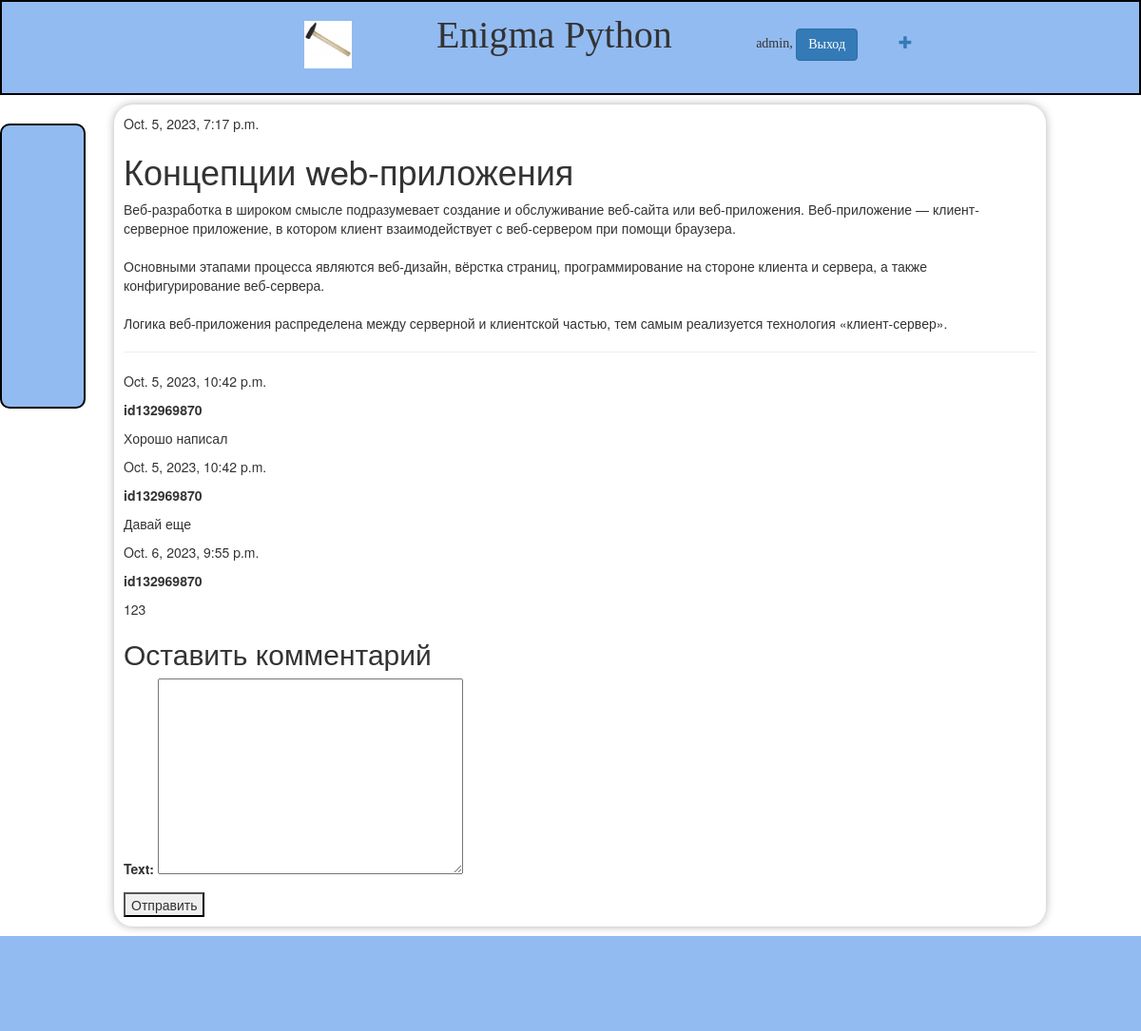
/post/6/ (signed in), run on the app's committed database.
### coolsite/models.py (models this page shows, shortened)
class Post(models.Model):
    AUTHOR_CHOICES = (
        ('ML', 'Machine Learning'),
        ('Web', 'Web Development'),
        ('Syntax', 'Programming Syntax'),
        ('Book', 'Book Reviews'),
    )
    author = models.ForeignKey(settings.AUTH_USER_MODEL, on_delete=models.CASCADE)
    choice = models.CharField(max_length=10, choices=AUTHOR_CHOICES, default='Syntax')
    title = models.CharField(max_length=200)
    text = models.TextField()
    img = models.ImageField(upload_to='images/', default='default_image.jpg')
    created_date = models.DateTimeField(default=timezone.now)
    published_date = models.DateTimeField(blank=True, null=True)

class Comment(models.Model):
    post = models.ForeignKey('Post', on_delete=models.CASCADE, related_name='comments')
    author = models.ForeignKey(settings.AUTH_USER_MODEL, on_delete=models.CASCADE)
    text = models.TextField()
    created_date = models.DateTimeField(default=timezone.now)

### coolsite/views.py (the view, shortened to what this page needs)
# urls.py: path('post/<int:pk>/', views.post_detail, name='post_detail'),
def post_detail(request, pk):
    post = get_object_or_404(Post, pk=pk)
    comments = Comment.objects.filter(post=post)
    form = CommentForm()
    return render(request, 'blog/post_detail.html', {'post': post, 'comments': comments, 'form': form})

### coolsite/forms.py
class CommentForm(forms.ModelForm):
    class Meta:
        model = Comment
        fields = ('text', )

### coolsite/templates/blog/post_detail.html (shortened to what this page needs)
{% extends "base.html" %}
{% block content %}
    <div class="post">
        {% if post.published_date %}
            <div class="date">
                {{ post.published_date }}
            </div>
        {% endif %}
        <h1>{{ post.title }}</h1>
        <p>{{ post.text|linebreaksbr }}</p>
    </div>
    <hr>
    {% for comment in post.comments.all %}
        <div>
            <p>{{ comment.created_date }}</p>
            <strong>{{ comment.author }}</strong>
            <p>{{ comment.text|linebreaks }}</p>
        </div>
    {% empty %}
        <p>Нет коментариев</p>
    {% endfor %}
    {% if user.is_authenticated %}
    <h2>Оставить комментарий</h2>
    <form method="post">
        {{ form.as_p }}
        <button type="submit">Отправить</button>
    </form>
    {% else %}
    <h2>Авторизируйся и оставь коментарий</h2>
    {% endif %}
{% endblock %}

### coolsite/templates/blog/menu.html (shortened to what this page needs)
{% load static %}
<div class="menu">
    <nav>
      <ul>
          <li><a href={% url 'home' %} class="logo">
            <img src="{% static 'img/icon.png' %}" alt="Логотип">
            </a></li>
          <li class="logo-txt">Enigma Python</li>
          {% if user.is_authenticated %}
          <li>{{ user.username }}, <a href="{% url 'account_logout' %}" class="btn btn-primary" > Выход </a> </li>
          <a href="{% url 'post_new' %}" class="top-menu"><span class="glyphicon glyphicon-plus"></span></a>
          {% else %}
          <li><a href="{% url 'account_login' %}" class="btn btn-primary" >Вход </a>
              <a href="{% url 'account_signup' %}" class="btn btn-primary" > Регистрация</a>
          {% endif %}
      </ul>
    </nav>
</div>
<div class="menu-left">
</div>

### coolsite/static/css/coolsite.css (style rules this page uses)
body { height: 100%; margin: 0; }

### coolsite/static/css/menu.css (style rules this page uses)
.menu { background-color: #92bbf1; width: 100%; height: 100px; font-family: 'Lobster'; display: flex; align-items: center; justify-content: center; border: 2px solid black; }
.menu nav { text-align: center; }
.menu nav ul { list-style-type: none; }
.menu nav li { margin-right: 40px; display: inline; margin-left: 40px; margin-top: 20px; }
.menu nav a { text-decoration: none; }
.logo { display: inline-block; margin-bottom: 10px; }
.logo img { max-width: 50px; height: 50px; }
.logo-txt { font-size: 40px; border-radius: 4px; padding: 5px; }
.menu-left { padding: 5px; background-color: #92bbf1; margin-top: 30px; width: 90px; height: 300px; position: fixed; border: 2px solid black; border-radius: 10px; }

### data on the page
Post: published_date "Oct. 5, 2023, 7:17 p.m.", title "Концепции web-приложения", text "Веб-разработка в широком смысле подразумевает создание и обслуживание веб-сайта или веб-приложения. Веб-приложение — клиент-серверное приложение, в котором клиент взаимодействует с веб-сервером при помощи браузера. Основными этапами процесса являются веб-дизайн, вёрстка страниц, программирование на стороне клиента и сервера, а также конфигурирование веб-сервера. Логика веб-приложения распределена между серверной и клиентской частью, тем самым реализуется технология «клиент-сервер»."
Comment: created_date "Oct. 5, 2023, 10:42 p.m.", author "id132969870", text "Хорошо написал"
Comment: created_date "Oct. 5, 2023, 10:42 p.m.", author "id132969870", text "Давай еще"
Comment: created_date "Oct. 6, 2023, 9:55 p.m.", author "id132969870", text "123"

### other printed values
{{ user.username }} "admin"
